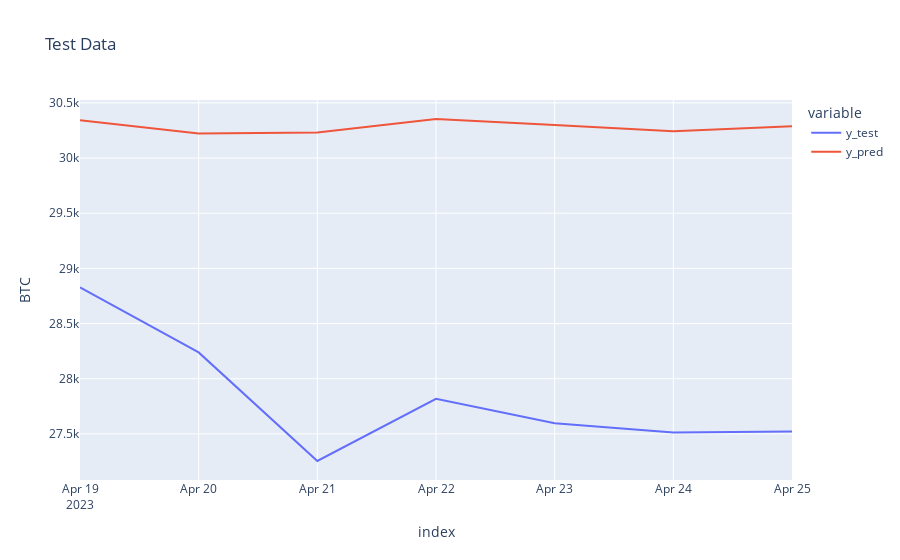

Notebook code for this chart:
### Code cell
fig = px.line(df_pred_test, labels={"value": "BTC"},title='Test Data')
fig.show()

### Figure 1 — Plotly figure (JSON) as saved in the notebook; plotly's stock layout.template omitted (floating-point values rounded to 4 significant figures)
{"data": [{"hovertemplate": "variable=y_test<br>index=%{x}<br>BTC=%{y}<extra></extra>", "legendgroup": "y_test", "line": {"color": "#636efa", "dash": "solid"}, "marker": {"symbol": "circle"}, "mode": "lines", "name": "y_test", "orientation": "v", "showlegend": true, "type": "scatter", "x": ["2023-04-19T00:00:00", "2023-04-20T00:00:00", "2023-04-21T00:00:00", "2023-04-22T00:00:00", "2023-04-23T00:00:00", "2023-04-24T00:00:00", "2023-04-25T00:00:00"], "xaxis": "x", "y": [28827, 28238, 27254, 27817, 27596, 27512, 27521], "yaxis": "y"}, {"hovertemplate": "variable=y_pred<br>index=%{x}<br>BTC=%{y}<extra></extra>", "legendgroup": "y_pred", "line": {"color": "#EF553B", "dash": "solid"}, "marker": {"symbol": "circle"}, "mode": "lines", "name": "y_pred", "orientation": "v", "showlegend": true, "type": "scatter", "x": ["2023-04-19T00:00:00", "2023-04-20T00:00:00", "2023-04-21T00:00:00", "2023-04-22T00:00:00", "2023-04-23T00:00:00", "2023-04-24T00:00:00", "2023-04-25T00:00:00"], "xaxis": "x", "y": [30340.0, 30220.0, 30230.0, 30350.0, 30300.0, 30240.0, 30290.0], "yaxis": "y"}], "layout": {"legend": {"title": {"text": "variable"}, "tracegroupgap": 0}, "title": {"text": "Test Data"}, "xaxis": {"anchor": "y", "domain": [0, 1], "title": {"text": "index"}}, "yaxis": {"anchor": "x", "domain": [0, 1], "title": {"text": "BTC"}}}}
